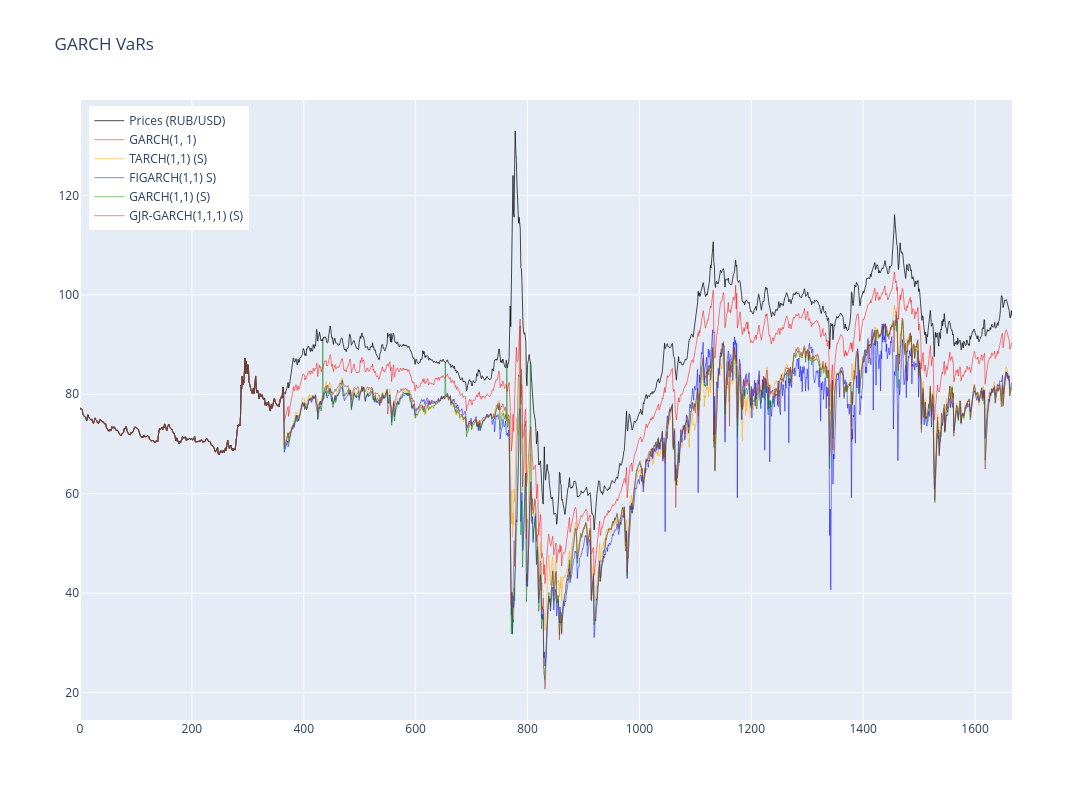

Notebook code cell kept with this figure:
### Code cell
import plotly.graph_objects as go



# Create figure
fig = go.Figure()

# Add the returns line (scaled)
fig.add_trace(go.Scatter(
    x=np.arange(len(prices_usd)),
    y= prices_usd,
    mode='lines',
    name='Prices (RUB/USD)',
    line=dict(color='black', width=1),
    opacity=0.7
))

# Add GARCH(1,1)
fig.add_trace(go.Scatter(
    x=np.arange(len(prices_usd)),
    y=turn_var_into_real_terms(_norm_vars, prices_usd),
    mode='lines',
    line=dict(color='red', width=0.5),
    name='GARCH(1, 1)'
))

fig.add_trace(go.Scatter(
    x=np.arange(len(prices_usd)),
    y=turn_var_into_real_terms(_t_tarch_vars, prices_usd),
    mode='lines',
    line=dict(color='orange', width=0.5),
    name='TARCH(1,1) (S)'
))


fig.add_trace(go.Scatter(
    x=np.arange(len(prices_usd)),
    y=turn_var_into_real_terms(_t_figarch_vars, prices_usd),
    mode='lines',
    line=dict(color='blue', width=0.5),
    name='FIGARCH(1,1) S)'
))

fig.add_trace(go.Scatter(
    x=np.arange(len(prices_usd)),
    y=turn_var_into_real_terms(_student_vars_scaled, prices_usd),
    mode='lines',
    line=dict(color='green', width=0.5),
    name='GARCH(1,1) (S)'
))

fig.add_trace(go.Scatter(
    x=np.arange(len(prices_usd)),
    y=turn_var_into_real_terms(_t_gjrgarjch_vars, prices_usd),
    mode='lines',
    line=dict(color='brown', width=0.5),
    name='GJR-GARCH(1,1,1) (S)'
))

# Update layout
fig.update_layout(
    title=f'GARCH VaRs',
    width=1200,
    height=800,
    hovermode='x unified',
    legend=dict(
        yanchor="top",
        y=0.99,
        xanchor="left",
        x=0.01
    )
)

fig.show()

### Figure 1 — Plotly figure (JSON) as saved in the notebook; plotly's stock layout.template omitted (floating-point values rounded to 4 significant figures; data arrays with more than 128 entries replaced by an {"elided": "..."} marker saying what was removed)
{"data": [{"line": {"color": "black", "width": 1}, "mode": "lines", "name": "Prices (RUB/USD)", "opacity": 0.7, "type": "scatter", "x": {"elided": "1667 int values"}, "y": {"elided": "1667 float values"}}, {"line": {"color": "red", "width": 0.5}, "mode": "lines", "name": "GARCH(1, 1)", "type": "scatter", "x": {"elided": "1667 int values"}, "y": {"elided": "1666 float values"}}, {"line": {"color": "orange", "width": 0.5}, "mode": "lines", "name": "TARCH(1,1) (S)", "type": "scatter", "x": {"elided": "1667 int values"}, "y": {"elided": "1666 float values"}}, {"line": {"color": "blue", "width": 0.5}, "mode": "lines", "name": "FIGARCH(1,1) S)", "type": "scatter", "x": {"elided": "1667 int values"}, "y": {"elided": "1666 float values"}}, {"line": {"color": "green", "width": 0.5}, "mode": "lines", "name": "GARCH(1,1) (S)", "type": "scatter", "x": {"elided": "1667 int values"}, "y": {"elided": "1666 float values"}}, {"line": {"color": "brown", "width": 0.5}, "mode": "lines", "name": "GJR-GARCH(1,1,1) (S)", "type": "scatter", "x": {"elided": "1667 int values"}, "y": {"elided": "1666 float values"}}], "layout": {"height": 800, "hovermode": "x unified", "legend": {"x": 0.01, "xanchor": "left", "y": 0.99, "yanchor": "top"}, "title": {"text": "GARCH VaRs"}, "width": 1200}}
